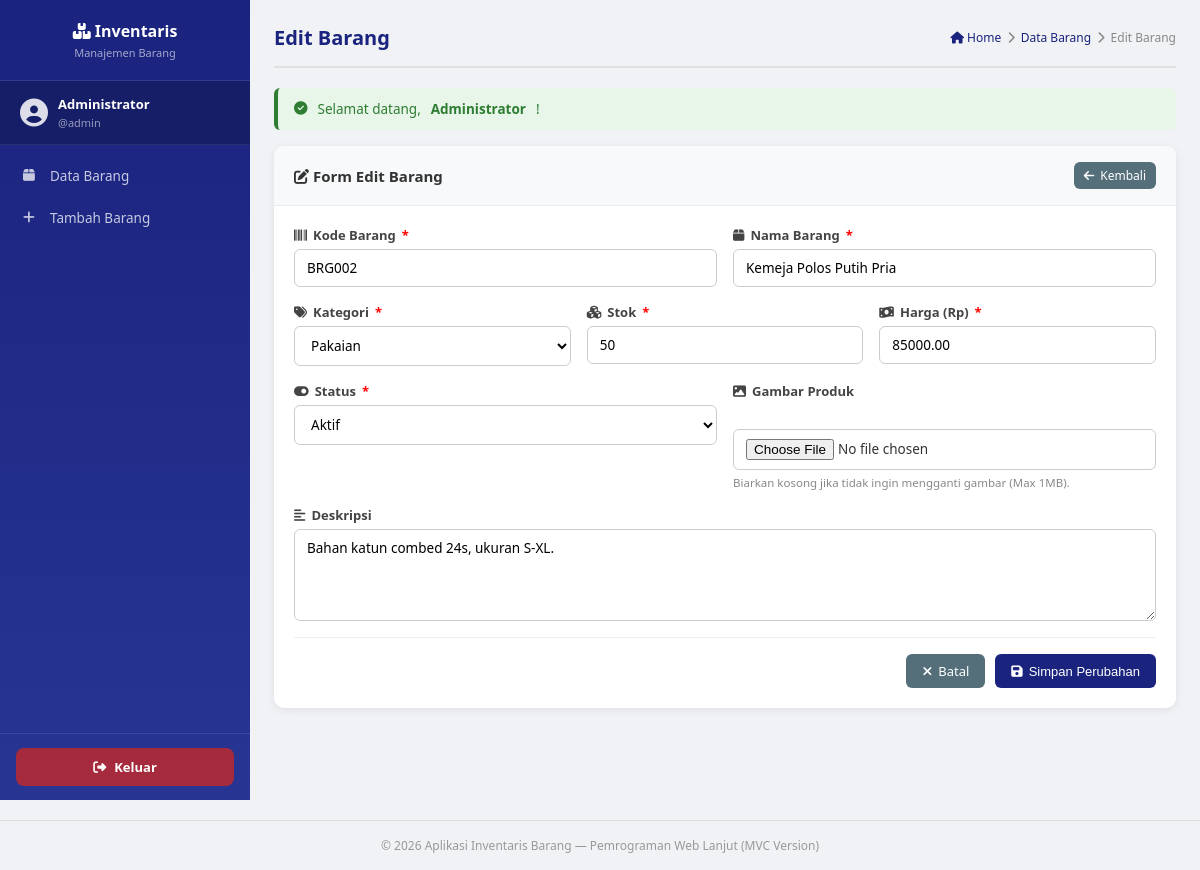
Screenshot of /index.php?c=barang&a=edit&id=2 (signed in) with the database file from the repository.
### tables this page shows
CREATE TABLE barang (
    id          INT(11)        NOT NULL AUTO_INCREMENT,
    kode_barang VARCHAR(20)    NOT NULL,
    nama_barang VARCHAR(100)   NOT NULL,
    kategori    VARCHAR(50)    NOT NULL,
    stok        INT(11)        NOT NULL DEFAULT 0,
    harga       DECIMAL(15,2)  NOT NULL DEFAULT 0.00,
    deskripsi   TEXT,
    status      ENUM('aktif','nonaktif') NOT NULL DEFAULT 'aktif',
    created_at  DATETIME       NOT NULL DEFAULT CURRENT_TIMESTAMP,
    updated_at  DATETIME       DEFAULT NULL ON UPDATE CURRENT_TIMESTAMP,
    PRIMARY KEY (id),
    UNIQUE KEY uq_kode_barang (kode_barang)
);

### app/controllers/BarangController.php (called while the page is built, shortened)
<?php
class BarangController {
    public function edit() {
        $id = isset($_GET['id']) ? intval($_GET['id']) : 0;
        $barangModel = new Barang();
        $barang = $barangModel->getById($id);
        require_once '../app/views/barang/edit.php';
    }
}
?>

### app/models/Barang.php (called while the page is built, shortened)
<?php
class Barang {
    private $db;
    public function __construct() {
        global $koneksi;
        $this->db = $koneksi;
    }
    public function getById($id) {
        $stmt = mysqli_prepare($this->db, "SELECT * FROM barang WHERE id = ?");
        mysqli_stmt_bind_param($stmt, "i", $id);
        mysqli_stmt_execute($stmt);
        $result = mysqli_stmt_get_result($stmt);
        return mysqli_fetch_assoc($result);
    }
}
?>

### app/views/barang/edit.php (the view, shortened to what this page needs)
<?php require_once '../app/views/layouts/header.php'; ?>
<div class="content-wrapper">
    <?php require_once '../app/views/layouts/menu.php'; ?>
    <main class="main-content">
        <div class="page-header">
            <h2>Edit Barang</h2>
            <div class="breadcrumb">
                <a href="index.php?c=barang&a=index"><i class="fas fa-home"></i> Home</a>
                <i class="fas fa-chevron-right"></i>
                <a href="index.php?c=barang&a=index">Data Barang</a>
                <i class="fas fa-chevron-right"></i>
                <span>Edit Barang</span>
            </div>
        </div>
        <?php if (isset($_SESSION['pesan'])): ?>
            <div class="alert alert-<?php echo $_SESSION['tipe'] == 'success' ? 'success' : 'error'; ?>">
                <i class="fas fa-<?php echo $_SESSION['tipe'] == 'success' ? 'check-circle' : 'exclamation-circle'; ?>"></i>
                <?php echo $_SESSION['pesan']; unset($_SESSION['pesan']); unset($_SESSION['tipe']); ?>
            </div>
        <?php endif; ?>
        <div class="content">
            <div class="card">
                <div class="card-header">
                    <h3><i class="fas fa-edit"></i> Form Edit Barang</h3>
                    <a href="index.php?c=barang&a=index" class="btn btn-secondary btn-sm">
                        <i class="fas fa-arrow-left"></i> Kembali
                    </a>
                </div>
                <div class="card-body">
                    <form method="POST" action="index.php?c=barang&a=update&id=<?php echo $barang['id']; ?>" class="form-vertical" enctype="multipart/form-data">
                        <div class="form-row">
                            <div class="form-group">
                                <label for="kode_barang"><i class="fas fa-barcode"></i> Kode Barang <span style="color:red">*</span></label>
                                <input type="text" id="kode_barang" name="kode_barang" required
                                       value="<?php echo htmlspecialchars($barang['kode_barang']); ?>">
                            </div>
                            <div class="form-group">
                                <label for="nama_barang"><i class="fas fa-box"></i> Nama Barang <span style="color:red">*</span></label>
                                <input type="text" id="nama_barang" name="nama_barang" required
                                       value="<?php echo htmlspecialchars($barang['nama_barang']); ?>">
                            </div>
                        </div>
                        <div class="form-row">
                            <div class="form-group">
                                <label for="kategori"><i class="fas fa-tags"></i> Kategori <span style="color:red">*</span></label>
                                <select id="kategori" name="kategori" required>
                                    <?php
                                    $kategori_list = ['Elektronik','Pakaian','Makanan','Minuman','Alat Tulis','Olahraga','Lainnya'];
                                    foreach ($kategori_list as $kat):
                                        $sel = ($barang['kategori'] == $kat) ? 'selected' : '';
                                    ?>
                                    <option value="<?php echo $kat; ?>" <?php echo $sel; ?>><?php echo $kat; ?></option>
                                    <?php endforeach; ?>
                                </select>
                            </div>
                            <div class="form-group">
                                <label for="stok"><i class="fas fa-cubes"></i> Stok <span style="color:red">*</span></label>
                                <input type="number" id="stok" name="stok" min="0" required
                                       value="<?php echo htmlspecialchars($barang['stok']); ?>">
                            </div>
                            <div class="form-group">
                                <label for="harga"><i class="fas fa-money-bill-wave"></i> Harga (Rp) <span style="color:red">*</span></label>
                                <input type="number" id="harga" name="harga" min="0" required
                                       value="<?php echo htmlspecialchars($barang['harga']); ?>">
                            </div>
                        </div>
                        <div class="form-row">
                            <div class="form-group">
                                <label for="status"><i class="fas fa-toggle-on"></i> Status <span style="color:red">*</span></label>
                                <select id="status" name="status" required>
                                    <option value="aktif"    <?php echo $barang['status'] == 'aktif'    ? 'selected' : ''; ?>>Aktif</option>
                                </select>
                            </div>
                            <div class="form-group">
                                <label for="gambar"><i class="fas fa-image"></i> Gambar Produk</label><br>
                                <input type="file" id="gambar" name="gambar" class="form-control" accept="image/*">
                                <small class="form-hint">Biarkan kosong jika tidak ingin mengganti gambar (Max 1MB).</small>
                            </div>
                        </div>
                        <div class="form-group">
                            <label for="deskripsi"><i class="fas fa-align-left"></i> Deskripsi</label>
                            <textarea id="deskripsi" name="deskripsi" rows="4"><?php echo htmlspecialchars($barang['deskripsi']); ?></textarea>
                        </div>
                        <div class="form-actions">
                            <a href="index.php?c=barang&a=index" class="btn btn-secondary">
                                <i class="fas fa-times"></i> Batal
                            </a>
                            <button type="submit" class="btn btn-primary">
                                <i class="fas fa-save"></i> Simpan Perubahan
                            </button>
                        </div>
                    </form>
                </div>
            </div>
        </div>
    </main>
</div>
<?php require_once '../app/views/layouts/footer.php'; ?>

### assets/css/style.css (style rules this page uses)
* { margin: 0; padding: 0; box-sizing: border-box; }
body { font-family: 'Segoe UI', Tahoma, Geneva, Verdana, sans-serif; background-color: #f0f2f5; color: #333; font-size: 14px; }
a { text-decoration: none; color: inherit; }
.content-wrapper { display: flex; min-height: 100vh; }
.main-content { flex: 1; margin-left: 250px; padding: 24px; min-height: 100vh; }
.page-header { display: flex; justify-content: space-between; align-items: center; margin-bottom: 20px; padding-bottom: 15px; border-bottom: 2px solid #e0e0e0; }
.page-header h2 { font-size: 20px; color: #1a237e; font-weight: 700; }
.breadcrumb { display: flex; align-items: center; gap: 6px; font-size: 12px; color: #888; }
.breadcrumb a { color: #1a237e; }
.card { background: #fff; border-radius: 10px; box-shadow: 0 2px 8px rgba(0,0,0,0.08); margin-bottom: 20px; overflow: hidden; }
.card-header { padding: 16px 20px; background: #f8f9fa; border-bottom: 1px solid #e9ecef; display: flex; justify-content: space-between; align-items: center; }
.card-header h3 { font-size: 15px; font-weight: 600; color: #333; }
.card-body { padding: 20px; }
.btn { display: inline-flex; align-items: center; gap: 6px; padding: 8px 16px; border-radius: 6px; border: none; cursor: pointer; font-size: 13px; font-weight: 500; transition: all 0.2s; text-decoration: none; white-space: nowrap; }
.btn-primary { background: #1a237e; color: #fff; }
.btn-secondary { background: #546e7a; color: #fff; }
.btn-sm { padding: 5px 10px; font-size: 12px; }
.form-vertical .form-row { display: grid; grid-template-columns: repeat(auto-fit, minmax(200px, 1fr)); gap: 16px; margin-bottom: 0; }
.form-group { display: flex; flex-direction: column; gap: 5px; margin-bottom: 16px; }
.form-group label { font-weight: 600; font-size: 13px; color: #444; display: flex; align-items: center; gap: 6px; }
.form-group input, .form-group select, .form-group textarea { padding: 9px 12px; border: 1px solid #ccc; border-radius: 6px; font-size: 13.5px; font-family: inherit; transition: border 0.2s; background: #fff; width: 100%; }
.form-hint { font-size: 11.5px; color: #888; }
.form-actions { display: flex; gap: 10px; justify-content: flex-end; margin-top: 10px; padding-top: 16px; border-top: 1px solid #eee; }
.alert { padding: 12px 16px; border-radius: 6px; margin-bottom: 16px; display: flex; align-items: center; gap: 10px; font-size: 13.5px; }
.alert-success { background: #e8f5e9; color: #2e7d32; border-left: 4px solid #2e7d32; }

### rows the page displays
barang: kode_barang "BRG002", nama_barang "Kemeja Polos Putih Pria", stok "50", harga "85000.00", status "Aktif", deskripsi "Bahan katun combed 24s, ukuran S-XL."

### other values shown
$_SESSION['nama'] "Administrator"
$_SESSION['username'] "admin"
$_SESSION['pesan'] "Selamat datang, Administrator !"
form field kategori "Pakaian"
